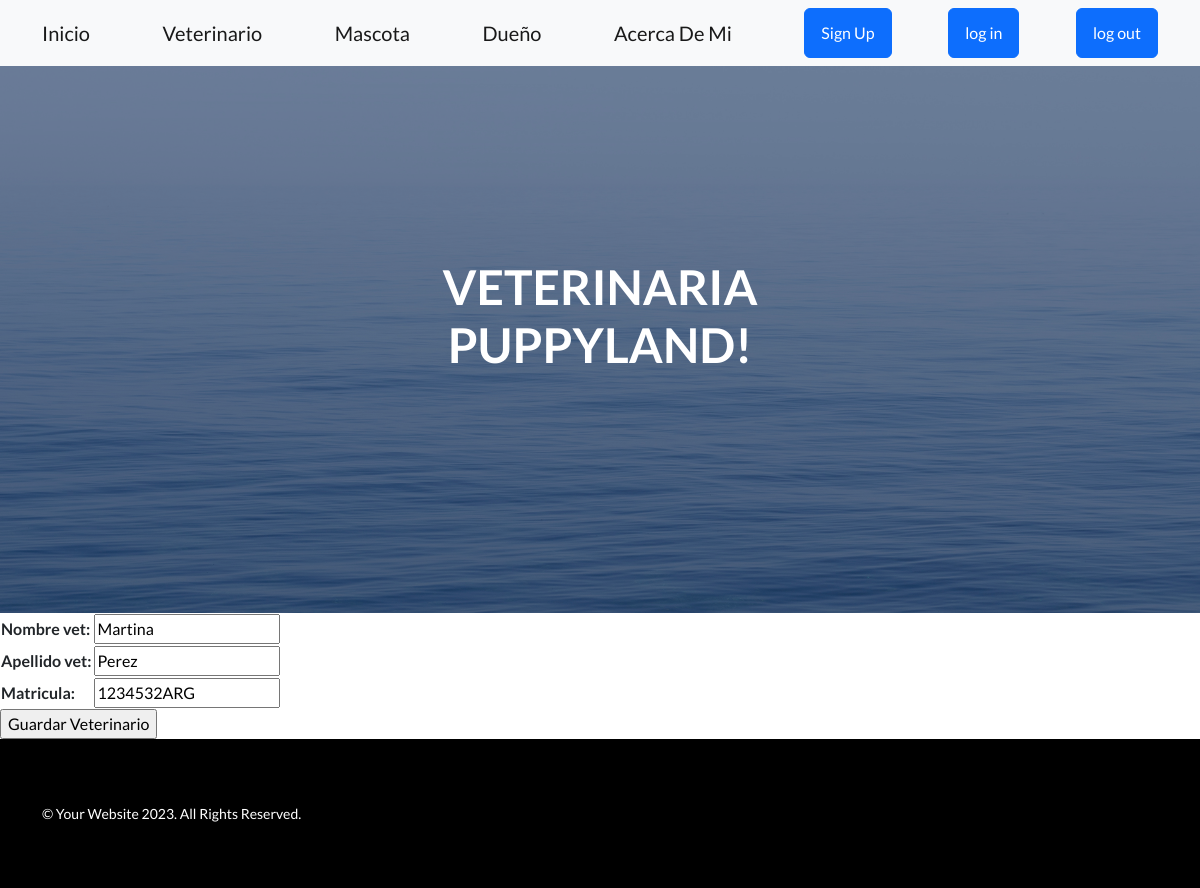
The app's page /app/editar-veterinario/26/ (signed in) with its own data.
### AppVeterinaria/models.py (models this page shows, shortened)
class Veterinario(models.Model):
    nombre_vet = models.CharField(max_length=20)
    apellido_vet = models.CharField(max_length=40)
    matricula = models.CharField(max_length=40)

### AppVeterinaria/views.py (the view)
@login_required
def editar_veterinario(request, veterinario_id):
    if request.method == "POST":
        miFormulario = VeterinarioFormulario(request.POST)
        print(miFormulario)
        if miFormulario.is_valid():
            informacion = miFormulario.cleaned_data
            veterinario = Veterinario.objects.get(id=veterinario_id)
            veterinario.nombre_vet = informacion["nombre_vet"]
            veterinario.apellido_vet = informacion["apellido_vet"]
            veterinario.matricula = informacion["matricula"]
            veterinario.save()
            return render(request, "AppVeterinaria/index.html")
    else:
        veterinario = Veterinario.objects.get(id=veterinario_id)
        miFormulario = VeterinarioFormulario(
            initial={
                "nombre_vet": veterinario.nombre_vet,
                "apellido_vet": veterinario.apellido_vet,
                "matricula": veterinario.matricula,
            }
        )
    return render(
        request,
        "AppVeterinaria/apiveterinarioformulario.html",
        {"miFormulario": miFormulario},
    )

### AppVeterinaria/forms.py
class VeterinarioFormulario(forms.Form):
    nombre_vet = forms.CharField(max_length=20)
    apellido_vet = forms.CharField(max_length=30)
    matricula = forms.CharField(max_length=20)

### AppVeterinaria/templates/AppVeterinaria/apiveterinarioformulario.html (shortened to what this page needs)
{% extends "AppVeterinaria/base NavYFoot.html" %}
{% load static %}
{% block herencia %}
    <form action="" method="POST">
        <table>
            {{ miFormulario.as_table }}
        </table>
        <input type="submit" value="Guardar Veterinario">
    </form>
{% endblock %}

### records on screen
Veterinario: nombre_vet "Martina", apellido_vet "Perez", matricula "1234532ARG"
